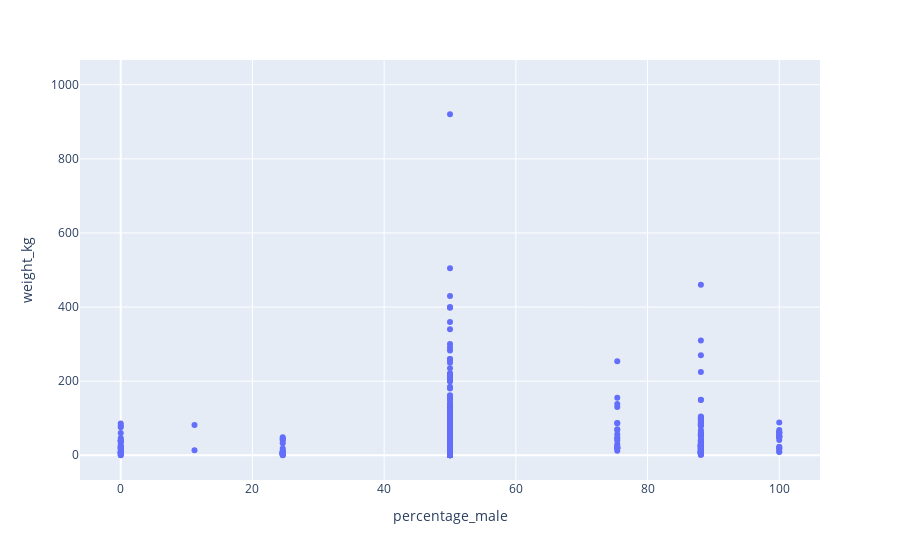

Source (notebook cell):
### Code cell
px.scatter(pokemon_data,
    x = 'percentage_male',
    y = 'weight_kg'
)

### Figure 1 — Plotly figure (JSON) as saved in the notebook; plotly's stock layout.template omitted (floating-point values rounded to 4 significant figures; data arrays with more than 128 entries replaced by an {"elided": "..."} marker saying what was removed)
{"data": [{"hovertemplate": "percentage_male=%{x}<br>weight_kg=%{y}<extra></extra>", "legendgroup": "", "marker": {"color": "#636efa", "symbol": "circle"}, "mode": "markers", "name": "", "orientation": "v", "showlegend": false, "type": "scatter", "x": {"elided": "781 float values"}, "xaxis": "x", "y": {"elided": "781 float values"}, "yaxis": "y"}], "layout": {"legend": {"tracegroupgap": 0}, "margin": {"t": 60}, "xaxis": {"anchor": "y", "domain": [0, 1], "title": {"text": "percentage_male"}}, "yaxis": {"anchor": "x", "domain": [0, 1], "title": {"text": "weight_kg"}}}}
